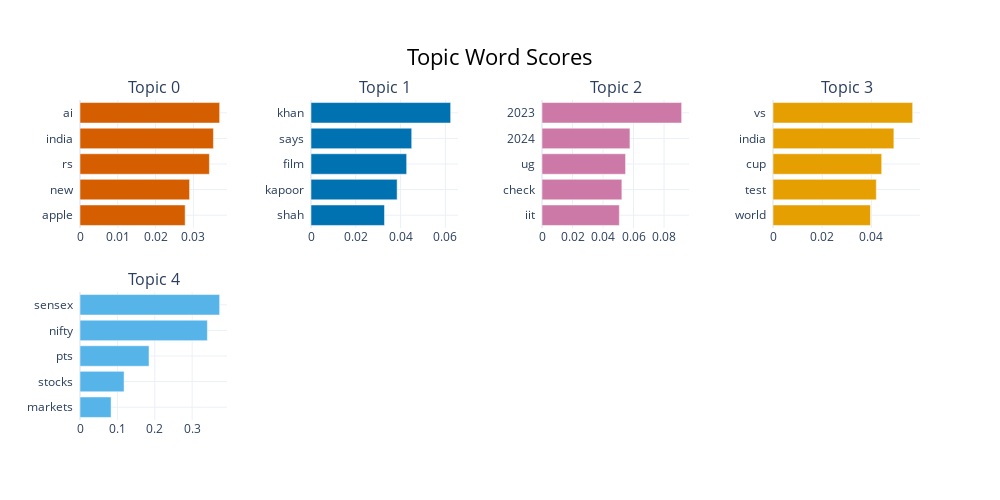

The notebook cell this image was saved under:
### Code cell
model.visualize_barchart()

### Figure 1 — Plotly figure (JSON) as saved in the notebook; plotly's stock layout.template omitted (floating-point values rounded to 4 significant figures)
{"data": [{"marker": {"color": "#D55E00"}, "orientation": "h", "type": "bar", "x": [0.02782, 0.02899, 0.03423, 0.0353, 0.03695], "xaxis": "x", "y": ["apple  ", "new  ", "rs  ", "india  ", "ai  "], "yaxis": "y"}, {"marker": {"color": "#0072B2"}, "orientation": "h", "type": "bar", "x": [0.03283, 0.03847, 0.04271, 0.04497, 0.06236], "xaxis": "x2", "y": ["shah  ", "kapoor  ", "film  ", "says  ", "khan  "], "yaxis": "y2"}, {"marker": {"color": "#CC79A7"}, "orientation": "h", "type": "bar", "x": [0.05069, 0.05235, 0.05477, 0.05763, 0.09152], "xaxis": "x3", "y": ["iit  ", "check  ", "ug  ", "2024  ", "2023  "], "yaxis": "y3"}, {"marker": {"color": "#E69F00"}, "orientation": "h", "type": "bar", "x": [0.03962, 0.04199, 0.04418, 0.04913, 0.05676], "xaxis": "x4", "y": ["world  ", "test  ", "cup  ", "india  ", "vs  "], "yaxis": "y4"}, {"marker": {"color": "#56B4E9"}, "orientation": "h", "type": "bar", "x": [0.0832, 0.1179, 0.1846, 0.3407, 0.3735], "xaxis": "x5", "y": ["markets  ", "stocks  ", "pts  ", "nifty  ", "sensex  "], "yaxis": "y5"}], "layout": {"annotations": [{"font": {"size": 16}, "showarrow": false, "text": "Topic 0", "x": 0.0875, "xanchor": "center", "xref": "paper", "y": 1, "yanchor": "bottom", "yref": "paper"}, {"font": {"size": 16}, "showarrow": false, "text": "Topic 1", "x": 0.3625, "xanchor": "center", "xref": "paper", "y": 1, "yanchor": "bottom", "yref": "paper"}, {"font": {"size": 16}, "showarrow": false, "text": "Topic 2", "x": 0.6375, "xanchor": "center", "xref": "paper", "y": 1, "yanchor": "bottom", "yref": "paper"}, {"font": {"size": 16}, "showarrow": false, "text": "Topic 3", "x": 0.9125, "xanchor": "center", "xref": "paper", "y": 1, "yanchor": "bottom", "yref": "paper"}, {"font": {"size": 16}, "showarrow": false, "text": "Topic 4", "x": 0.0875, "xanchor": "center", "xref": "paper", "y": 0.4, "yanchor": "bottom", "yref": "paper"}], "height": 500, "hoverlabel": {"bgcolor": "white", "font": {"family": "Rockwell", "size": 16}}, "showlegend": false, "title": {"font": {"color": "Black", "size": 22}, "text": "Topic Word Scores", "x": 0.5, "xanchor": "center", "yanchor": "top"}, "width": 1000, "xaxis": {"anchor": "y", "domain": [0, 0.175], "showgrid": true}, "xaxis2": {"anchor": "y2", "domain": [0.275, 0.45], "showgrid": true}, "xaxis3": {"anchor": "y3", "domain": [0.55, 0.725], "showgrid": true}, "xaxis4": {"anchor": "y4", "domain": [0.825, 1], "showgrid": true}, "xaxis5": {"anchor": "y5", "domain": [0, 0.175], "showgrid": true}, "xaxis6": {"anchor": "y6", "domain": [0.275, 0.45], "showgrid": true}, "xaxis7": {"anchor": "y7", "domain": [0.55, 0.725], "showgrid": true}, "xaxis8": {"anchor": "y8", "domain": [0.825, 1], "showgrid": true}, "yaxis": {"anchor": "x", "domain": [0.6, 1], "showgrid": true}, "yaxis2": {"anchor": "x2", "domain": [0.6, 1], "showgrid": true}, "yaxis3": {"anchor": "x3", "domain": [0.6, 1], "showgrid": true}, "yaxis4": {"anchor": "x4", "domain": [0.6, 1], "showgrid": true}, "yaxis5": {"anchor": "x5", "domain": [0, 0.4], "showgrid": true}, "yaxis6": {"anchor": "x6", "domain": [0, 0.4], "showgrid": true}, "yaxis7": {"anchor": "x7", "domain": [0, 0.4], "showgrid": true}, "yaxis8": {"anchor": "x8", "domain": [0, 0.4], "showgrid": true}}}
